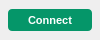
<?xml version="1.0" encoding="UTF-8"?>
<ui version="4.0">
 <class>AdvDeviceRow</class>
 <widget class="QWidget" name="AdvDeviceRow">
  <property name="geometry">
   <rect>
    <x>0</x>
    <y>0</y>
    <width>100</width>
    <height>40</height>
   </rect>
  </property>
  <layout class="QHBoxLayout" name="horizontalLayout">
   <property name="leftMargin">
    <number>4</number>
   </property>
   <property name="topMargin">
    <number>2</number>
   </property>
   <property name="rightMargin">
    <number>4</number>
   </property>
   <property name="bottomMargin">
    <number>2</number>
   </property>
   <item>
    <widget class="QPushButton" name="btn_connect">
     <property name="minimumSize">
      <size>
       <width>84</width>
       <height>22</height>
      </size>
     </property>
     <property name="maximumSize">
      <size>
       <width>84</width>
       <height>22</height>
      </size>
     </property>
     <property name="cursor">
      <cursorShape>PointingHandCursor</cursorShape>
     </property>
     <property name="styleSheet">
      <string notr="true">QPushButton { background: #059669; color: white; border-radius: 4px; font-weight: bold; font-size: 11px; padding-left: 6px; padding-right: 6px; } QPushButton:hover { background: #10B981; } QPushButton:disabled { background: #334155; color: #94A3B8; }</string>
     </property>
     <property name="text">
      <string>Connect</string>
     </property>
    </widget>
   </item>
  </layout>
 </widget>
 <resources/>
 <connections/>
</ui>
